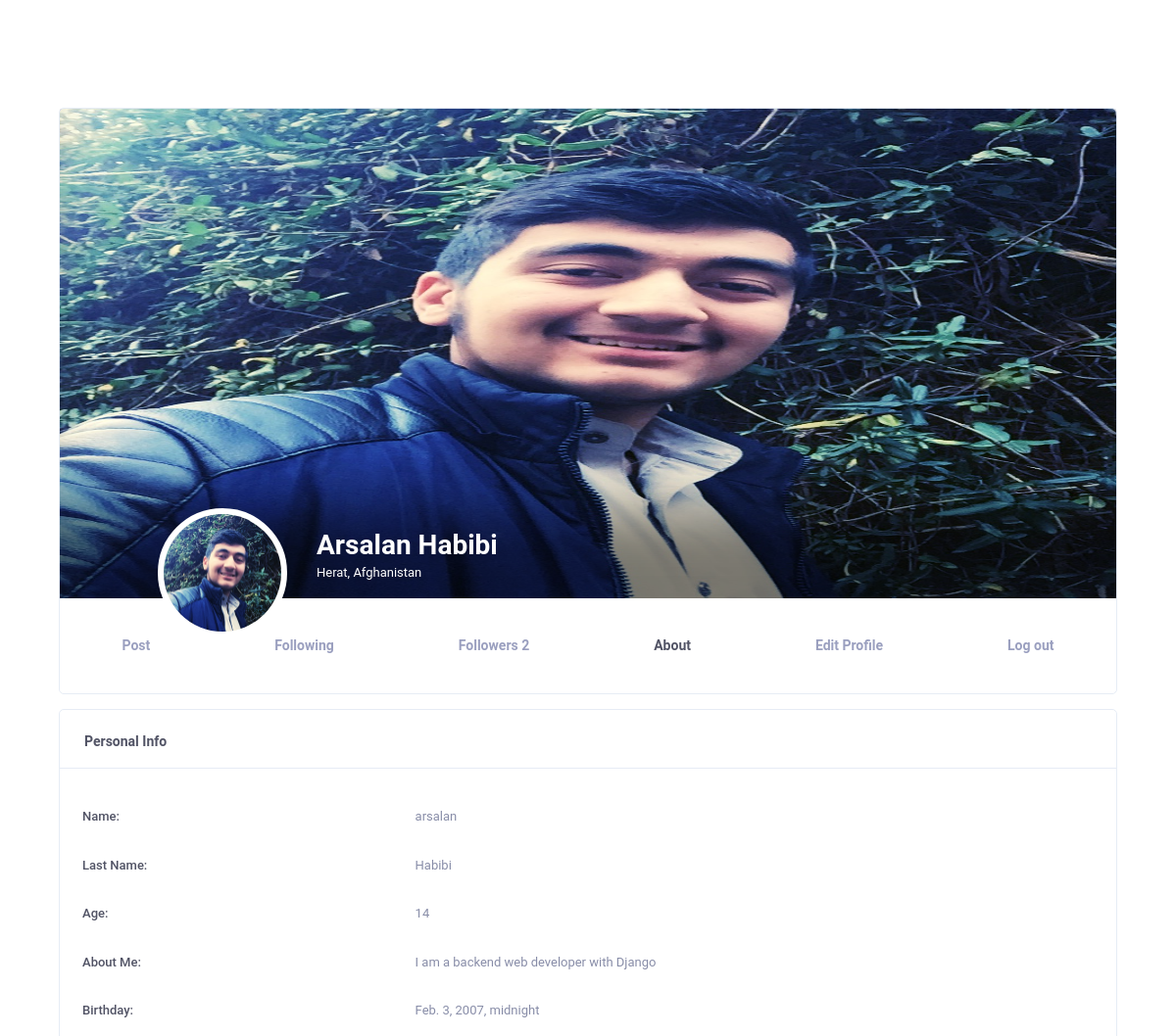
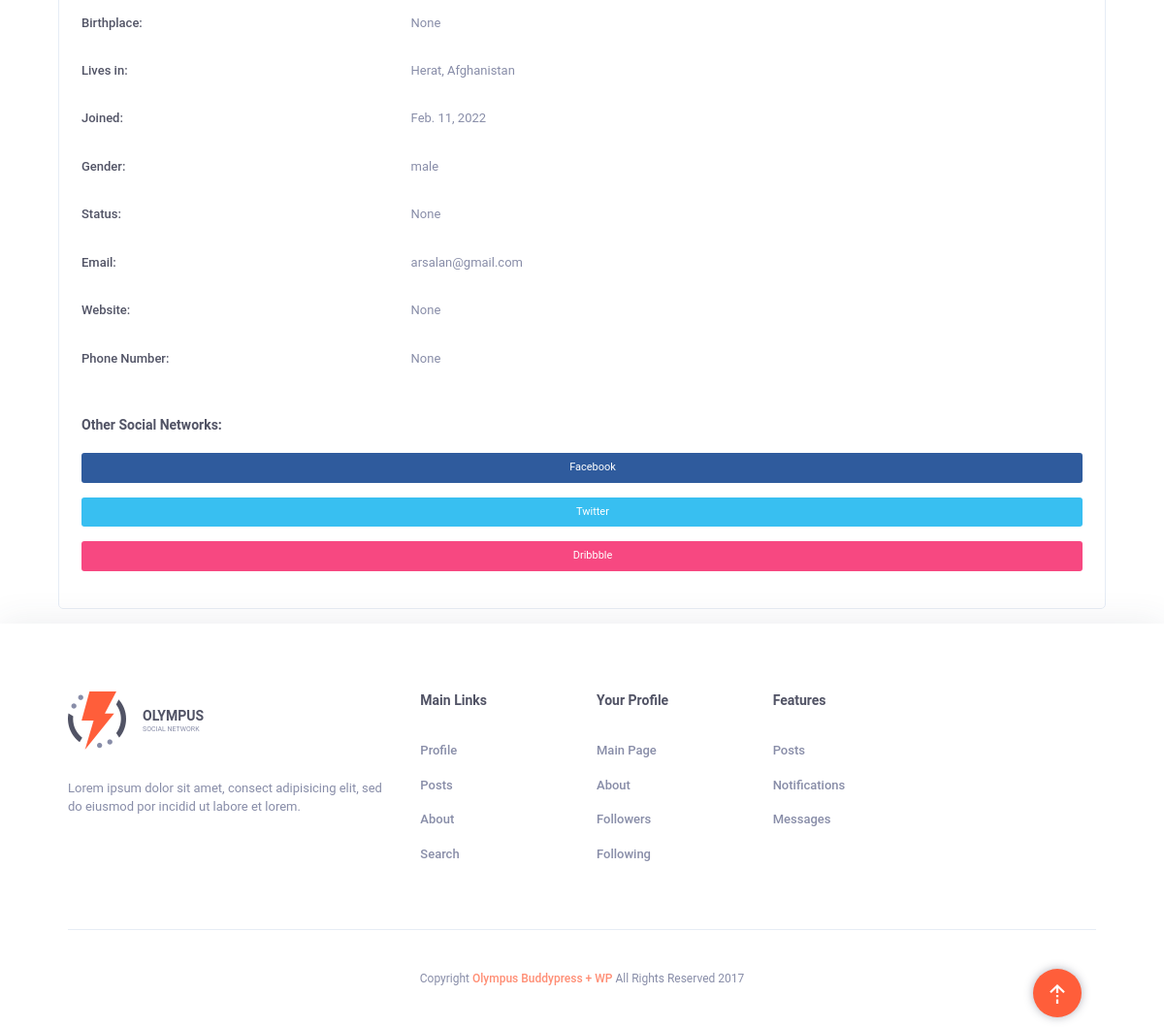
Screenshot of /about/ (signed in) with the database file from the repository (2 pictures, top to bottom).
### users/models.py (models this page shows, shortened)
class Profile(models.Model):
    GENDER_TYPE = (
        ('male', 'Male'),
        ('female', 'Female'),
    )
    STATUS_TYPE = (
        ('married', 'Married'),
        ('single', 'No Married'),
    )
    user = models.ForeignKey(User, on_delete=models.CASCADE, null=True, blank=True)
    user_name = models.CharField(max_length=120)
    last_name = models.CharField(max_length=150)
    age = models.IntegerField(default=0)
    email = models.EmailField(max_length=200)
    about_me = models.TextField(null=True, blank=True)
    password = models.CharField(max_length=200)
    birth_day = models.DateTimeField(null=True, blank=True)
    join_date = models.DateField(auto_now_add=True, null=True, blank=True)
    gender = models.CharField(max_length=120, choices=GENDER_TYPE)
    image = models.ImageField(upload_to=upload_file, null=True, blank=True, default='user-default.png')
    background_image = models.ImageField(upload_to=upload_file_background, null=True, blank=True, default='default.jpg')
    location = models.CharField(max_length=2000, null=True, blank=True)
    is_active = models.BooleanField(default=True)
    website = models.URLField(max_length=4000, null=True, blank=True)
    PhoneNumber = models.CharField(max_length=2000, null=True, blank=True)
    birthPlace = models.CharField(max_length=400, null=True, blank=True)
    status = models.CharField(max_length=1400, choices=STATUS_TYPE, null=True, blank=True)
    facebookAccount = models.URLField(max_length=2000, null=True, blank=True)
    twitterAccount = models.URLField(max_length=2000, null=True, blank=True)
    id = models.UUIDField(default=uuid.uuid4, editable=False, primary_key=True, unique=True)
    class Meta:
        verbose_name = 'Profile'
        verbose_name_plural = 'Profiles'

class Order(models.Model):
    owner = models.ForeignKey(Profile, on_delete=models.CASCADE)
    total_follower = models.IntegerField(default=0, null=True, blank=True)

### users/views.py (the view)
# urls.py: path('about/', views.about_page, name='about-user'),
@login_required(login_url='/')
def about_page(request, *args, **kwargs):
    user = Profile.objects.filter(user_id=request.user.id).first()
    context = {
        'user': user,
        'total_message': 0,
        'total_notifications': 0
    }
    user = Profile.objects.filter(user_id=request.user.id).first()
    if user is None:
        return redirect('home')
    get_notifications = NotificationFollower.objects.filter(user_id=user.id, is_read=False).order_by('-time')
    context['notifications'] = get_notifications
    for n in get_notifications:
        context['total_notifications'] += 1
    get_notifications2 = NotificationComment.objects.filter(user_id=user.id, is_read=False).order_by('-time')
    context['notifications2'] = get_notifications2
    for n in get_notifications2:
        context['total_notifications'] += 1
    open_order: Order = Order.objects.filter(owner_id=user.id).first()
    if open_order is not None:
        context['order'] = open_order
        context['followers'] = open_order.orderdetail_set.all()
    messages_order = MessageOrder.objects.filter(owner_id=user.id).first()
    if messages_order is not None:
        context['messages'] = messages_order.messages_set.order_by('-time').all()
        context['message_order'] = messages
        detail_messages = messages_order.messages_set.filter(is_read=False)
        for s in detail_messages:
            context['total_message'] += 1
    return render(request, 'account/About_page.html', context)

### users/templates/account/About_page.html (shortened to what this page needs)
{% extends 'shared/_MainLayOut.html' %}
{% load static %}
{% block content %}
    <div class="header-spacer"></div>
    {% include 'account/top_header.html' with user=user %}
    <div class="container">
        <div class="row">
            <div class="col col-xl-12 order-xl-1 col-lg-4 order-lg-1 col-md-12 order-md-2 col-sm-12 col-12">
                <div class="ui-block">
                    <div class="ui-block-title">
                        <h6 class="title">Personal Info</h6>
                        <a href="#" class="more">
                            <svg class="olymp-three-dots-icon">
                                <use xlink:href="{% static 'svg-icons/sprites/icons.svg' %}#olymp-three-dots-icon"></use>
                            </svg>
                        </a>
                    </div>
                    <div class="ui-block-content">
                        <ul class="widget w-personal-info">
                            <li>
                                <span class="title">Name:</span>
                                <span class="text">{{ user.user_name }}
												</span>
                            </li>
                            <li>
                                <span class="title">Last Name:</span>
                                <span class="text">{{ user.last_name }}
												</span>
                            </li>
                            <li>
                                <span class="title">Age:</span>
                                <span class="text">{{ user.age }}
												</span>
                            </li>
                            <li>
                                <span class="title">About Me:</span>
                                <span class="text">{{ user.about_me }}
												</span>
                            </li>
                            <li>
                                <span class="title">Birthday:</span>
                                <span class="text">{{ user.birth_day }}</span>
                            </li>
                            <li>
                                <span class="title">Birthplace:</span>
                                <span class="text">{{ user.birthPlace }}</span>
                            </li>
                            <li>
                                <span class="title">Lives in:</span>
                                <span class="text">{{ user.location }}</span>
                            </li>
                            <li>
                                <span class="title">Joined:</span>
                                <span class="text">{{ user.join_date }}</span>
                            </li>
                            <li>
                                <span class="title">Gender:</span>
                                <span class="text">{{ user.gender }}</span>
                            </li>
                            <li>
                                <span class="title">Status:</span>
                                <span class="text">{{ user.status }}</span>
                            </li>
                            <li>
                                <span class="title">Email:</span>
                                <a href="#" class="text">{{ user.email }}</a>
                            </li>
                            <li>
                                <span class="title">Website:</span>
                                <a href="#" class="text">{{ user.website }}</a>
                            </li>
                            <li>
                                <span class="title">Phone Number:</span>
                                <span class="text">{{ user.PhoneNumber }}</span>
                            </li>
                        </ul>
                        <div class="widget w-socials">
                            <h6 class="title">Other Social Networks:</h6>
                            <a href="#" class="social-item bg-facebook">
                                <i class="fab fa-facebook-f" aria-hidden="true"></i>
                                Facebook
                            </a>
                            <a href="#" class="social-item bg-twitter">
                                <i class="fab fa-twitter" aria-hidden="true"></i>
                                Twitter
                            </a>
                            <a href="#" class="social-item bg-dribbble">
                                <i class="fab fa-dribbble" aria-hidden="true"></i>
                                Dribbble
                            </a>
                        </div>
                    </div>
                </div>
            </div>
        </div>
    </div>
    <a class="back-to-top" href="#">
        <img src="{% static 'svg-icons/back-to-top.svg' %}" alt="arrow" class="back-icon">
    </a>
{% endblock %}

### users/templates/account/top_header.html (shortened to what this page needs)
{% load static %}
{% url 'about-user' as about %}
{% url 'profile' as profile %}
{% url 'profile_following' as profile_following %}
{% url 'profile_followers' as profile_follower %}
{% url 'profile_view_followers' user.id user.user_name as profile_view_follower %}
{% url 'profile_view_following' user.id user.user_name as profile_view_following %}
{% url 'profile_view' user.id user.user_name as view %}
{% url 'update_user' as edit %}
<div class="container">
    <div class="row">
        <div class="col col-xl-12 col-lg-12 col-md-12 col-sm-12 col-12">
            <div class="ui-block">
                <div class="top-header top-header-favorit">
                    <div class="top-header-thumb">
                        <img src="{{ user.background_image.url }}" alt="nature"
                             style="width: 1920px;height: 500px">
                        <div class="top-header-author">
                            <div class="author-thumb">
                                <img src="{{ user.image.url }}" alt="author"
                                     style="width: 120px">
                            </div>
                            <div class="author-content">
                                <a href="{{ view }}"
                                   class="h3 author-name">{{ user.user_name.title }} {{ user.last_name.title }}</a>
                                {% if user.location is not None %}
                                    <div class="country">{{ user.location }}</div>
                                {% endif %}
                            </div>
                        </div>
                    </div>
                    <div class="profile-section">
                        <div class="row">
                            <div class="col col-xl-12 m-auto col-lg-8 col-md-12">
                                <ul class="profile-menu">
                                    <li>
                                        {% if request.path == view or request.path == profile_view_following or request.path == profile_view_follower %}
                                            <a href="{{ view }}"
                                               class="{% if request.path == view %} active {% endif %}">Posts</a>
                                        {% else %}
                                            <a href="{{ profile }}"
                                               class="{% if request.path == profile %} active {% endif %}">Post</a>
                                        {% endif %}
                                    </li>
                                    <li>
                                        {% if request.path == view or request.path == profile_view_following or request.path == profile_view_follower %}
                                            <a href="{{ profile_view_following }}"
                                               class="{% if request.path == profile_view_following %} active {% endif %}">Following {{ order_following.total_follower }}</a>
                                        {% else %}
                                            <a href="{{ profile_following }}"
                                               class="{% if request.path == profile_following %} active {% endif %}">Following {{ order_following.total_follower }}</a>
                                        {% endif %}
                                    </li>
                                    <li>
                                        {% if request.path == view or request.path == profile_view_following or request.path == profile_view_follower %}
                                            <a href="{{ profile_view_follower }}"
                                               class="{% if request.path == profile_view_follower %} active {% endif %}">Followers {{ order.total_follower }}</a>
                                        {% else %}
                                            <a href="{{ profile_follower }}"
                                               class="{% if request.path == profile_follower %} active {% endif %}">Followers {{ order.total_follower }}</a>
                                        {% endif %}
                                    </li>
                                    <li>
                                        {% if request.path == profile or request.path == profile_following or request.path == profile_follower or request.path == about %}
                                            <a href="{% url 'about-user' %}"
                                               class="{% if request.path == about %} active {% endif %}">About</a>
                                        {% endif %}
                                    </li>
                                    {% if request.path == profile or request.path == profile_following or request.path == profile_follower or request.path == about %}
                                        <li>
                                            <a href="{% url 'update_user' %}"
                                               class="{% if request.path == edit %} active {% endif %}">
                                                Edit Profile
                                            </a>
                                        </li>
                                    {% endif %}
                                    <li>
                                        {% if request.path == profile or request.path == profile_follower or request.path == profile_following or request.path == about %}
                                            <a href="{% url 'logout' %}">Log out</a>
                                        {% endif %}
                                    </li>
                                </ul>
                            </div>
                        </div>
                    </div>
                </div>
            </div>
        </div>
    </div>
</div>

### rows the page displays
Profile: background_image (picture), image (picture), user_name "Arsalan", last_name "Habibi", location "Herat, Afghanistan", user_name "arsalan", age "14", about_me "I am a backend web developer with Django", birth_day "Feb. 3, 2007, midnight", birthPlace "None", join_date "Feb. 11, 2022", gender "male", status "None", email "arsalan@gmail.com", website "None", PhoneNumber "None"
Order: total_follower "2"
